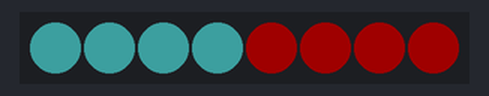
Simulated run of this sketch. Board: Arduino Uno, built with avr-gcc and run on an emulated ATmega328P. Parts: 8 RGB LEDs in strip order, left to right. Dim RGB values are drawn brighter than linear; random numbers use the default seed unless the sketch sets one.

Above: at 3.1 s.
At 8.1 s:
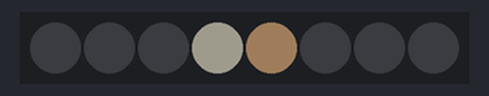
At 9.6 s:
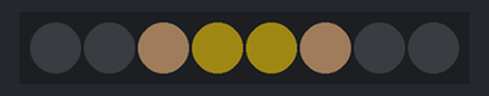
At 17.3 s:
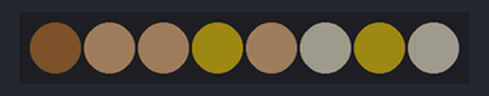
At 28.3 s:
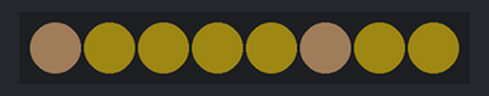
At 36.3 s:
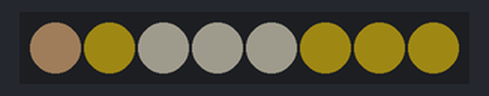
Timing chart, 0 to 37.8 s (numbered marks = the images above):
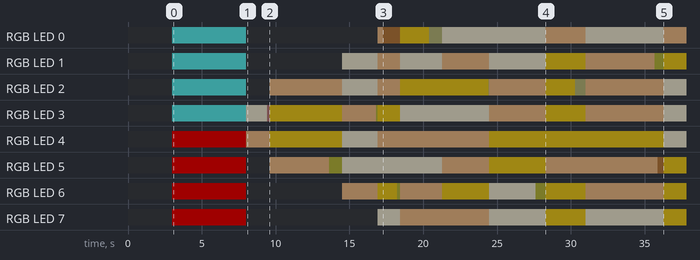

The sketch:

UpperTunnel.ino
```cpp
#include <stdlib.h>
#include <FastLED.h>
//#include <utility>
template<
    class T1,
    class T2
> struct pair
{ pair(T1 f = 0, T2 s = 0) : f_first(f), f_second(s) {}
  pair(const pair &p) : f_first(p.f_first), f_second(p.f_second) {}
  T1 first() const {return f_first;}
  T2 second() const {return f_second;}
  T1 f_first;
  T2 f_second;};

#define NUM_LEDS 8
#define DATA_PIN 6
#define BRIGHTNESS  32

CRGB warmFlash() {return CRGB(255/8, (180 + random8(60))/8, (80 + random8(80))/8);}

CRGB leds[NUM_LEDS];

pair<int,int> address(int num) {return pair<int,int>(NUM_LEDS/2-1-num,NUM_LEDS/2+num);}

void setup() {
  delay(3000);
  FastLED.addLeds<WS2812, DATA_PIN, GRB>(leds, NUM_LEDS).setCorrection( TypicalLEDStrip );
  FastLED.setBrightness(  BRIGHTNESS );
  Serial.begin(9600);
  for(int j=0;j<NUM_LEDS/2;++j) leds[j] = CRGB(100,255,255);
  for(int j=NUM_LEDS/2;j<NUM_LEDS;++j) leds[j] = CRGB(255,0,0);
  FastLED.show();
  delay(5000);
  for(int i=0; i<NUM_LEDS; ++i) leds[i] = CRGB(0,0,0);
  FastLED.show();
}

void loop() {

  const CRGB rgb[3] = {CRGB(255,0,0), CRGB(0,255,0), CRGB(0,0,255)};
  const CRGB wwhites[3] = {CRGB(253, 244, 220), CRGB(255, 197, 143), CRGB(255, 212, 38)};

  static int8_t jmax = 0;
  pair<int,int> ad;

  ++jmax;
  jmax = min(jmax,NUM_LEDS/2);

 for (int8_t i = 0; i < jmax; i++) {
    ad = address(i);
    leds[ad.first()] = wwhites[random8(3)];
    leds[ad.second()] = wwhites[random8(3)];

//    leds[i] = wwhites[random8(3)];
  }
/*
  static int j = 0;
  for (int i = 0; i < NUM_LEDS/2; i++) {
    pair<int,int> ad = address(i);
    ++j;
    leds[ad.first()] = rgb[j%3];
    leds[ad.second()] = rgb[j%3];
  }
  */
//
  FastLED.show();
  delay(random16(5000));

  int8_t fside = random8(2);
  int8_t r1 = random8(2);
  int8_t r2 = random8(2);
  if(r1 == 1) {
    ad = address(random8(jmax));
    if(fside == 0) leds[ad.first()] = warmFlash();
    else leds[ad.second()] = warmFlash();
    FastLED.show();
    delay(random16(1000));
  }
  if(r2 == 1 || r1 ==0) {
    ad = address(random8(jmax));
    if(fside == 0) leds[ad.second()] = warmFlash();
    else leds[ad.first()] = warmFlash();
    FastLED.show();
    delay(random16(1000));
  }

}
```

Measured:
- by itself, RGB LED 5: off → RGB(32, 0, 0) at 3.0 s, → off 5.0 s later, → RGB(32, 25, 18) 1.6 s later, → RGB(3, 3, 1) 4.0 s later, … (10 changes in this stretch)
- by itself, RGB LED 6: off → RGB(32, 0, 0) at 3.0 s, → off 5.0 s later, → RGB(32, 25, 18) 6.5 s later, → RGB(32, 27, 4) 2.4 s later, … (12 changes in this stretch)
- what the display in image 0 shows lasts 5.0 s, from 3.0 s to 8.0 s
